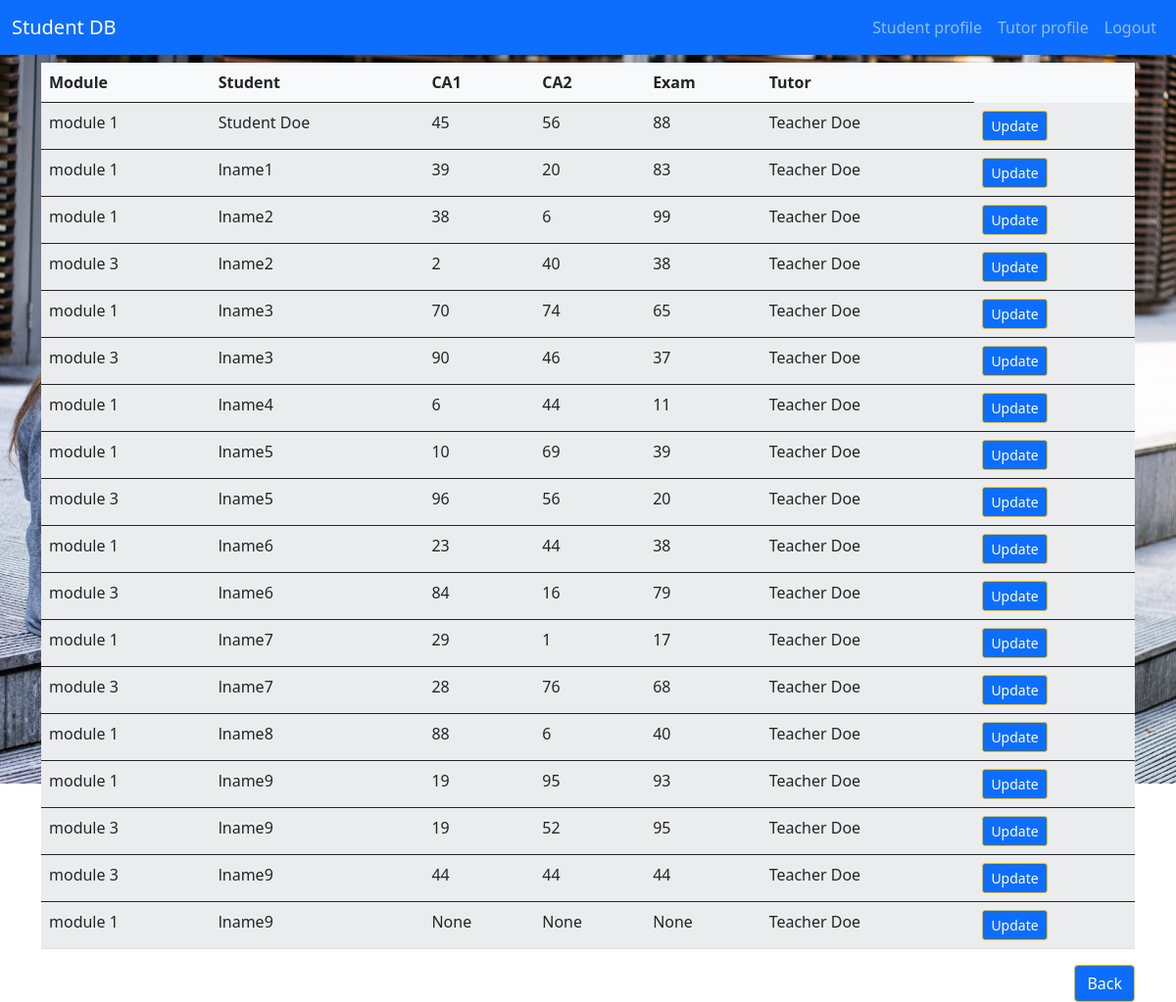
The page /tutor_grades/1 (signed in) on the database as committed earlier.
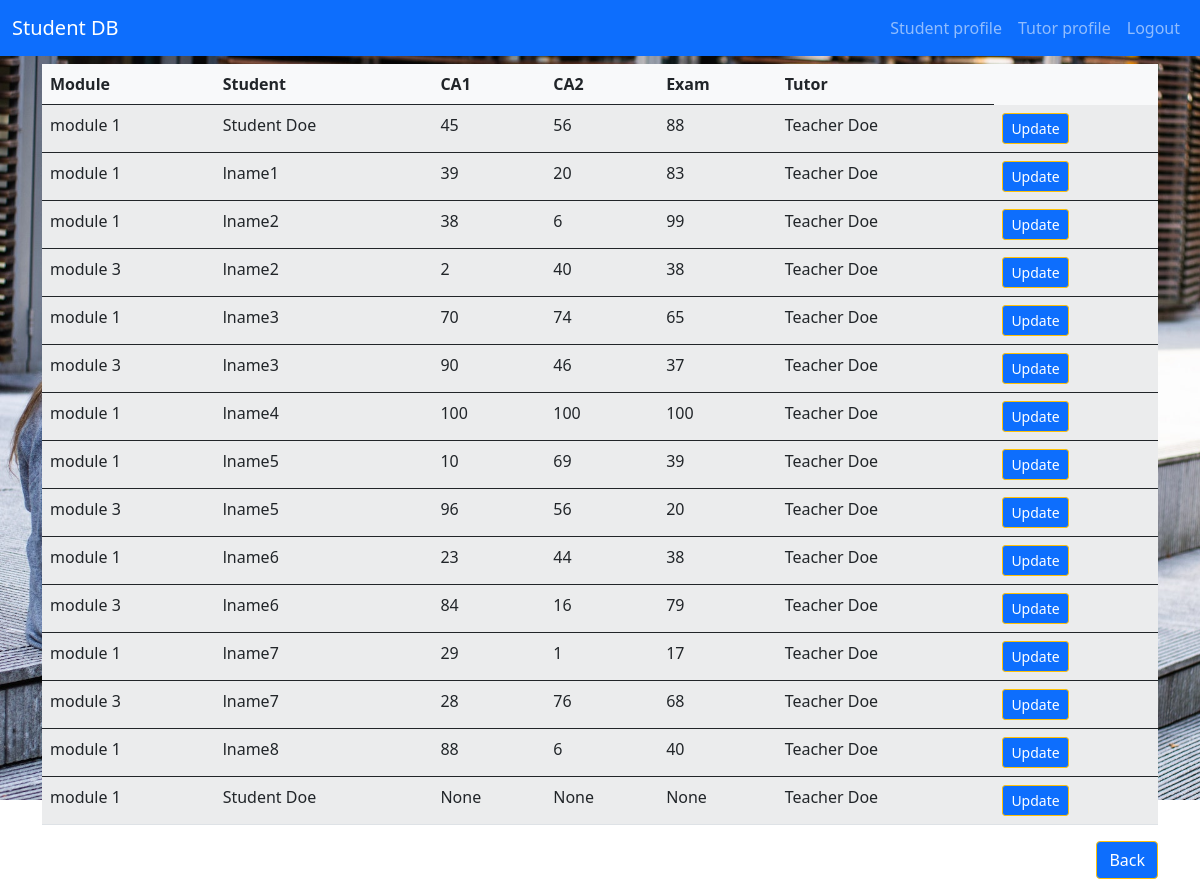
The same page on the database as committed later.
### application/models.py (models this page shows, shortened)
class Enrolments(db.Model):
    id = db.Column(db.Integer, primary_key=True)
    enrol_student_id = db.Column('students_id', db.Integer, db.ForeignKey('students.id')) # FK students
    enrol_module_id = db.Column('modules_id', db.Integer, db.ForeignKey('modules.id')) # FK modules
    academic_year = db.Column(db.Date, nullable=False)
    ca1_score = db.Column(db.Integer)
    ca2_score = db.Column(db.Integer)
    exam_score = db.Column(db.Integer)

class Modules(db.Model):
    id = db.Column(db.Integer, primary_key=True)
    enrolments = db.relationship('Enrolments', backref='modules') # FK ref Enrolments
    m_tutor_id = db.Column(db.Integer, db.ForeignKey('tutors.id'), nullable=False) # FK Tutors
    module_name = db.Column(db.String(30), nullable=False)
    description = db.Column(db.String(50), nullable=False)

class Students(db.Model):
    id = db.Column(db.Integer, primary_key=True)
    enrolments = db.relationship('Enrolments', cascade="all,delete", backref='students') # FK one to many Enrolments
    student_fname = db.Column(db.String(30), nullable=False)
    student_lname = db.Column(db.String(30), nullable=False)
    student_address1 = db.Column(db.String(50), nullable=False)
    student_address2 = db.Column(db.String(50), nullable=False)
    student_city = db.Column(db.String(30), nullable=False)
    student_county = db.Column(db.String(30), nullable=False)
    student_phone = db.Column(db.String(20), nullable=False)
    student_DOB = db.Column(db.Date, nullable=False)
    student_email = db.Column(db.String(50), nullable=False)
    student_password_ff = db.Column(db.String(150), nullable=False)
    authority_lvl = db.Column(db.Integer, nullable=False)

class Tutors(db.Model):
    id = db.Column(db.Integer, primary_key=True)
    t_modules = db.relationship('Modules', cascade="all,delete", backref='tutors') # FK ref Modules
    tutor_fname = db.Column(db.String(30), nullable=False)
    tutor_lname = db.Column(db.String(30), nullable=False)
    tutor_address1 = db.Column(db.String(50), nullable=False)
    tutor_address2 = db.Column(db.String(50), nullable=False)
    tutor_city = db.Column(db.String(30), nullable=False)
    tutor_county = db.Column(db.String(30), nullable=False)
    tutor_phone = db.Column(db.String(20), nullable=False)
    tutor_DOB = db.Column(db.Date, nullable=False)
    tutor_email = db.Column(db.String(50), nullable=False)
    tutor_password_ff = db.Column(db.String(50), nullable=False)
    authority_lvl = db.Column(db.Integer, nullable=False)

### application/routes.py (the view)
@app.route("/tutor_grades/<int:tutor_id>")
def tutor_grades(tutor_id):
    if session['user_email']:
        enrolments = Enrolments.query\
            .join(Modules, Modules.id == Enrolments.enrol_module_id)\
                .add_columns(Modules.module_name, Modules.m_tutor_id)\
                    .join(Students, Students.id == Enrolments.enrol_student_id)\
                        .add_columns(Students.student_lname)\
                            .join(Tutors, Modules.m_tutor_id == Tutors.id )\
                                .add_columns(Tutors.tutor_lname)\
                                    .filter(Modules.m_tutor_id == tutor_id).all()
    return render_template("tutor_grades.html", enrolments=enrolments)

### templates/tutor_grades.html
{% extends "base.html" %}
{% block content %}
<section>
    <div class="container pt-2">
        <table class="table table-striped bg-light">
            <thead>
              <tr>
                <th scope="col">Module</th>
                <th scope="col">Student</th>
                <th scope="col">CA1</th>
                <th scope="col">CA2</th>
                <th scope="col">Exam</th>
                <th scope="col">Tutor</th>
              </tr>
            </thead>
            {% for enrolment in enrolments %}
            <tbody>
              <tr>
                <td scope="row">{{ enrolment.module_name }}</td>
                <td scope="row">{{ enrolment.student_lname }}</td>
                <td> {{ enrolment.Enrolments.ca1_score }} </td>
                <td> {{ enrolment.Enrolments.ca2_score }} </td>
                <td> {{ enrolment.Enrolments.exam_score }} </td>
                <td> {{ enrolment.tutor_lname }} </td>
                <td><a href="{{ url_for('tutor_update_grades', enrolment_id=enrolment.Enrolments.id) }}" class="btn btn-primary border-warning btn-sm">Update</a></td>
              </tr>
            </tbody>
            {% endfor %}
        </table>
        <div class="text-end">
        <a href="{{ url_for('tutor_profile', user_email=session['user_email']) }}" class="btn btn-primary border-warning">Back</a>
        </div>
    </div>
</section>
{% endblock %}

### templates/base.html (shortened to what this page needs)
<!DOCTYPE html>
<html lang="en">
<head>
    <link href="https://cdn.jsdelivr.net/npm/bootstrap@5.0.2/dist/css/bootstrap.min.css" rel="stylesheet">
    <link rel="stylesheet" href="{{ url_for('static', filename='css/style.css') }}" type="text/css">
</head>
<body>
    <nav class="navbar navbar-expand-lg navbar-dark bg-primary">
        <div class="container-fluid">
            <a class="navbar-brand" href="{{ url_for('home') }}">Student DB</a>
            <div class="collapse navbar-collapse" id="navbarText">
                <ul class="navbar-nav ms-auto mb-2 mb-lg-0">
                    {% if session.user_email %}
                    <li class="nav-item">
                        <a class="nav-link" href="{{ url_for('profile') }}">Student profile</a>
                    </li>
                    <li class="nav-item">
                        <a class="nav-link" href="{{ url_for('tutor_profile') }}">Tutor profile</a>
                    </li>
                    <li class="nav-item">
                        <a class="nav-link" href="{{ url_for('logout') }}">Logout</a>
                    </li>
                    {% endif %}
                </ul>
            </div>
        </div>
    </nav>
    <main  id="bg-image">
        {% block content %}
        {% endblock %}
    </main>
</body>
</html>

### static/css/style.css (style rules this page uses)
body { color: white; }
#bg-image { background-image: url(/static/img/pexels-buro-millennial-1438072.jpg); background-color: #00f3fc; height: calc(100vh - 56px); background-position: center; background-repeat: no-repeat; background-size: cover; }

Rows that differ between the two databases and show on the page:
removed Enrolments: module_name "module 1", student_lname "lname9", Enrolments.ca1_score "19", Enrolments.ca2_score "95", Enrolments.exam_score "93", tutor_lname "Teacher Doe"
removed Enrolments: module_name "module 3", student_lname "lname9", Enrolments.ca1_score "19", Enrolments.ca2_score "52", Enrolments.exam_score "95", tutor_lname "Teacher Doe"
removed Enrolments: module_name "module 1", student_lname "lname9", Enrolments.ca1_score "None", Enrolments.ca2_score "None", Enrolments.exam_score "None", tutor_lname "Teacher Doe"
changed Enrolments "lname4": Enrolments.ca1_score "6" → "100"; Enrolments.ca2_score "44" → "100"; Enrolments.exam_score "11" → "100"
changed Enrolments: module_name "module 3" → "module 1"; student_lname "lname9" → "Student Doe"; Enrolments.ca1_score "44" → "None"; Enrolments.ca2_score "44" → "None"; Enrolments.exam_score "44" → "None"
